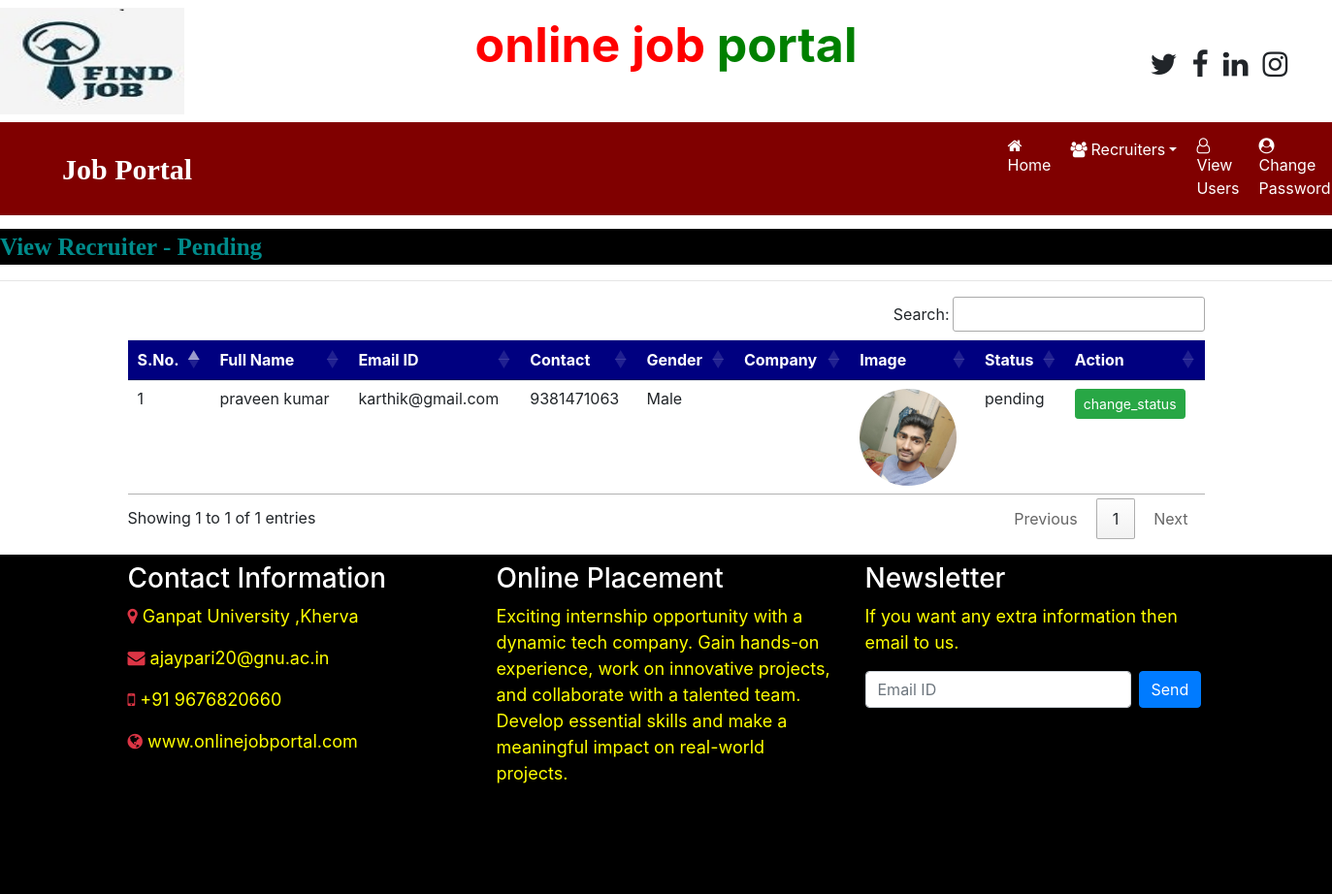
The page /recruiter_pending (signed in) on the database its author committed.
### job/models.py (models this page shows, shortened)
class Recruiter(models.Model):
    user = models.ForeignKey(User,on_delete=models.CASCADE)
    mobile = models.CharField(max_length=15,null=True)
    image = models.FileField(null=True)
    gender = models.CharField(max_length=15,null=True)
    company = models.CharField(max_length=150,null=True)
    type = models.CharField(max_length=15,null=True)
    status = models.CharField(max_length=25, null=True)

### job/views.py (the view)
# urls.py: path('recruiter_pending',recruiter_Pending,name="recruiter_pending"),
def recruiter_Pending(request):
    if not request.user.is_authenticated:
        return redirect("admin_login")
    data = Recruiter.objects.filter(status='pending')
    d = {'data': data}
    return render(request,'recruiter_Pending.html',d)

### job/templates/recruiter_pending.html
{% load static %}
{% block body %}
{% include 'admin_navigation.html'%}
<marquee style="font-family:'Monotype Corsiva';font-size:25px;color:darkcyan;background-color:black;font-weight:bold;margin-top:1%">
    View Recruiter - Pending
</marquee>
<hr>
<div class="container">
<table class="table table-hover" id="example">
    <thead>
    <tr style = "background-color : #000080;color:white">
        <th>S.No.</th>
        <th>Full Name</th>
        <th>Email ID</th>
        <th>Contact</th>
        <th>Gender</th>
        <th>Company</th>
        <th>Image</th>
        <th>Status</th>
        <th>Action</th>
    </tr>
    </thead>
    <tbody>
    {% for i in data %}
    <tr style = "...">
        <td>{{forloop.counter}}</td>
        <td>{{i.user.first_name}} {{i.user.last_name}}</td>
        <td>{{i.user.username}}</td>
        <td>{{i.mobile}}</td>
        <td>{{i.gender}}</td>
        <td>{{i.Company}}</td>
        <td><img src = "{{ i.image.url}}" style="width:100px;height:100px;border-radius:50%"></td>
        <td>{{i.status}}</td>
        <td><a href="{% url 'change_status' i.id %}" class="btn btn-success btn-sm" >change_status</a></td>
    </tr>
    {% endfor %}
    </tbody>
</table>
</div>
{% include 'footer.html' %}
{% endblock %}

### job/templates/admin_navigation.html (shortened to what this page needs)
 <html>
<head>
    {% load static %}
  <link rel="stylesheet" href="https://cdn.jsdelivr.net/npm/bootstrap@4.6.2/dist/css/bootstrap.min.css">
  <link rel="stylesheet" href="https://cdnjs.cloudflare.com/ajax/libs/font-awesome/4.7.0/css/font-awesome.min.css">
    <link rel="stylesheet" href="https://cdn.datatables.net/1.13.6/css/jquery.dataTables.min.css">
<link rel="stylesheet" href="https://cdn.datatables.net/buttons/2.4.1/css/buttons.dataTables.min.css">
</head>
<body>
<h1>
<div class="fixed-container">
    <div class="row">
        <div class="col-sm-3 mt-2">
            <img src="{% static 'images/logo.jpeg' %}" style="width:190px;height:110px">
        </div>
        <div class="col-sm-6 mt-3 text-center">
           <span style="font-weight : bold; font-size:50px">
               <span style="color:red">online job </span>
               <span style="color:green">portal</span>
           </span>
        </div>
        <div class="col-sm-3 mt-5" style="padding-left:10%">
            <span style="font-weight:bold ; font-size:30px">
                <span><i class="fa fa-twitter pl-2"></i></span>
                <span><i class="fa fa-facebook pl-2"></i></span>
                <span><i class="fa fa-linkedin pl-2"></i></span>
                <span><i class="fa fa-instagram pl-2"></i></span>
            </span>
        </div>
    </div>
</div>
</h1>
<div class="fixed-container">
<nav class="navbar navbar-expand-sm" style="background-color:maroon">
    <a class="navbar-brand text-white pl-5 font-weight-bold" style="font-family:'Monotype Corsiva'; font-size:30px">Job Portal</a>
    <ul class="navbar-nav" style="padding-left:40%">
        <li class="nav-item">
            <a class="nav-link" href="{% url 'admin_home' %}" style="margin-left:280px"><i class="fa fa-home mr-1"></i>Home</a>
        </li>
        <li class="nav-item dropdown">
            <a class="nav-link dropdown-toggle" href="#" data-toggle="dropdown"><i class="fa fa-users mr-1"></i>Recruiters</a>
            </li>
        <li class="nav-item">
            <a class="nav-link" href="{% url 'view_user' %}" ><i class="fa fa-user-o mr-1"></i>View Users</a>
        </li>
        <li class="nav-item">
            <a class="nav-link" href="{% url 'change_passwordadmin' %}" ><i class="fa fa-user-circle mr-1"></i>Change Password</a>
        </li>
    </ul>
</nav>
</div>
</body>
</html>

### job/templates/footer.html (shortened to what this page needs)
{% load static %}
<div class="mt-3" style="background-color:black;width:100%;height:350px">
    <div class="container">
        <div class="row">
            <div class="col-md-4 mt-2">
                <h3 class="text-white">Contact Information</h3>
                <p style="color:yellow; font-size:18px"><i class="fa fa-map-marker text-danger"></i> Ganpat University ,Kherva</p>
                <p style="color:yellow; font-size:18px"><i class="fa fa-envelope text-danger"></i> ajaypari20@gnu.ac.in</p>
                <p style="color:yellow; font-size:18px"><i class="fa fa-mobile text-danger"></i> +91 9676820660</p>
                <p style="color:yellow; font-size:18px"><i class="fa fa-globe text-danger"></i> www.onlinejobportal.com</p>
            </div>
            <div class="col-md-4 mt-2">
                <h3 class="text-white">Online Placement</h3>
                <p style="color:yellow; font-size:18px">Exciting internship opportunity with a dynamic tech company. Gain hands-on experience, work on innovative projects, and collaborate with a talented team. Develop essential skills and make a meaningful impact on real-world projects.</p>
            </div>
            <div class="col-md-4 mt-2">
                <h3 class="text-white">Newsletter</h3>
                <p style="color:yellow; font-size:18px">If you want any extra information then email to us.</p>
                <form method="post" class="form-inline">
                    <input type="email" name="emailid" placeholder="Email ID" required class="form-control mr-2">
                    <input type="submit" value="Send" class="btn btn-primary">
                </form>
            </div>
        </div>
    </div>
</div>

### job/templates/admin_navigation.html (style rules this page uses)
.nav-link { color:white !important; margin-right:4px; }

### rows shown on the page
Recruiter: user.first_name "praveen", user.last_name "kumar", user.username "karthik@gmail.com", mobile "9381471063", gender "Male", image (picture), status "pending"
